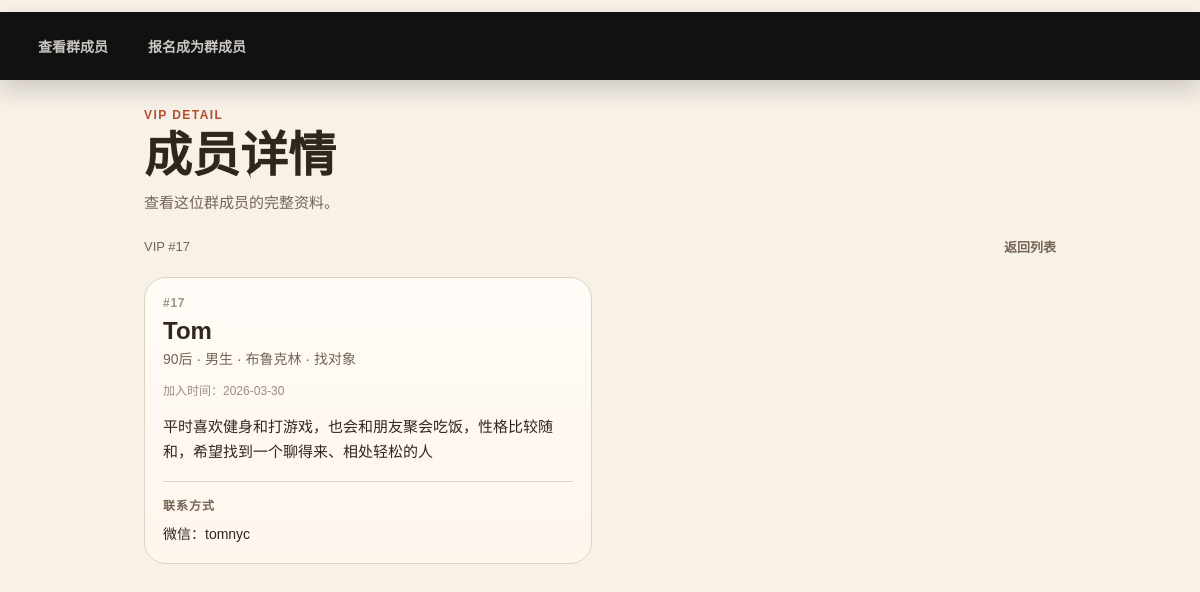
Page /vip/member/17 on the committed database.
### tables this page shows
CREATE TABLE IF NOT EXISTS vips (
    id BIGINT UNSIGNED NOT NULL AUTO_INCREMENT,
    nickname VARCHAR(100) NOT NULL,
    generation ENUM('70', '80', '90', '00') NOT NULL,
    gender ENUM('m', 'f') NOT NULL,
    location VARCHAR(100) NOT NULL,
    join_reason VARCHAR(50) NOT NULL,
    intro_text TEXT NOT NULL,
    contact_type ENUM('wechat', 'phone', 'email', 'qrcode') DEFAULT NULL,
    contact_info VARCHAR(255) DEFAULT NULL,
    contact_qrcode_path VARCHAR(255) DEFAULT NULL,
    is_deleted TINYINT(1) NOT NULL DEFAULT 0,
    is_read TINYINT(1) NOT NULL DEFAULT 0,
    is_approved TINYINT(1) NOT NULL DEFAULT 0,
    approved_by VARCHAR(100) DEFAULT NULL,
    approved_at DATETIME DEFAULT NULL,
    created_at DATETIME NOT NULL DEFAULT CURRENT_TIMESTAMP,
    updated_at DATETIME NOT NULL DEFAULT CURRENT_TIMESTAMP ON UPDATE CURRENT_TIMESTAMP,
    PRIMARY KEY (id)
);

### public/index.php (called while the page is built, shortened)
<?php
$requestPath = parse_url($_SERVER['REQUEST_URI'] ?? '/', PHP_URL_PATH);
$uri = trim($requestPath ?: '/', '/');
$pagesDirectory = __DIR__ . '/pages';
$normalizedPath = $uri === '' ? 'home' : $uri;
$segments = array_values(array_filter(explode('/', $normalizedPath), static fn (string $segment): bool => $segment !== ''));
$safeSegments = [];
foreach ($segments as $segment) {
    $safeSegments[] = $segment;
}
$routePath = implode('/', $safeSegments);
$candidateFiles = [
    $pagesDirectory . '/' . $routePath . '.php',
    $pagesDirectory . '/' . $routePath . '/index.php',
];
if (
    count($safeSegments) === 3
    && $safeSegments[0] === 'vip'
    && $safeSegments[1] === 'member'
    && preg_match('/^[0-9]+$/', $safeSegments[2])
) {
    $candidateFiles[] = $pagesDirectory . '/vip/member/index.php';
}
$pageFile = null;
foreach ($candidateFiles as $candidateFile) {
    if (is_file($candidateFile)) {
        $pageFile = $candidateFile;
        break;
    }
}
require $pageFile;

### public/includes/database.php (called while the page is built, shortened)
<?php
function db(): PDO
{
    static $pdo = null;
    if ($pdo instanceof PDO) {
        return $pdo;
    }
    $host = getenv('DB_HOST') ?: (defined('DB_HOST') ? DB_HOST : 'localhost');
    $database = getenv('DB_NAME') ?: (defined('DB_NAME') ? DB_NAME : '');
    $username = getenv('DB_USERNAME') ?: (defined('DB_USERNAME') ? DB_USERNAME : '');
    $password = getenv('DB_PASSWORD') ?: (defined('DB_PASSWORD') ? DB_PASSWORD : '');
    $dsn = sprintf('mysql:host=%s;dbname=%s;charset=utf8mb4', $host, $database);
    $pdo = new PDO($dsn, $username, $password, [
        PDO::ATTR_ERRMODE => PDO::ERRMODE_EXCEPTION,
        PDO::ATTR_DEFAULT_FETCH_MODE => PDO::FETCH_ASSOC,
        PDO::ATTR_EMULATE_PREPARES => false,
    ]);
    return $pdo;
}

### public/pages/vip/member/index.php (the view, shortened to what this page needs)
<?php
$vipId = (int) ($_GET['id'] ?? 0);
$genderLabels = [
    'm' => '男生',
    'f' => '女生',
];
$contactTypeLabels = [
    'wechat' => '微信',
    'phone' => '电话',
    'email' => '邮箱',
    'qrcode' => '二维码',
];
$vip = null;
$loadError = null;
try {
    $statement = db()->prepare(
        'SELECT
            id,
            nickname,
            generation,
            gender,
            location,
            join_reason,
            intro_text,
            contact_type,
            contact_info,
            contact_qrcode_path,
            created_at
        FROM vips
        WHERE id = :id
          AND is_deleted = 0
          AND is_approved = 1
        LIMIT 1'
    );
    $statement->execute([':id' => $vipId]);
    $vip = $statement->fetch();
} catch (Throwable $exception) {
    $loadError = '资料暂时无法加载，请稍后再试。';
}
?>
<!DOCTYPE html>
<html lang="zh-CN">
<head>
  <link rel="stylesheet" href="/assets/style.css">
  <link rel="stylesheet" href="/pages/vip/_templates/nav.css">
  <link rel="stylesheet" href="/pages/vip/style.css">
</head>
<body>
  <main class="vip-page">
    <?php require ROOT_PATH . 'pages/vip/_templates/nav.php'; ?>
    <section class="hero">
      <p class="eyebrow">VIP DETAIL</p>
      <h1>成员详情</h1>
      <p class="hero-copy">查看这位群成员的完整资料。</p>
    </section>
    <?php if ($loadError !== null): ?>
      <section class="state-card">
        <p><?php echo htmlspecialchars($loadError, ENT_QUOTES, 'UTF-8'); ?></p>
      </section>
    <?php elseif ($vip !== null): ?>
      <?php
      $metaParts = [
          ($vip['generation'] !== '' ? $vip['generation'] . '后' : ''),
          $genderLabels[$vip['gender']] ?? $vip['gender'],
          $vip['location'],
          $vip['join_reason'],
      ];
      ?>
      <section class="summary-bar">
        <span>VIP #<?php echo (int) $vip['id']; ?></span>
        <a href="/vip" class="page-number">返回列表</a>
      </section>
      <section class="vip-grid vip-grid--single">
        <article class="vip-card">
          <div class="card-top">
            <div>
              <p class="card-id">#<?php echo (int) $vip['id']; ?></p>
              <h2><?php echo htmlspecialchars((string) $vip['nickname'], ENT_QUOTES, 'UTF-8'); ?></h2>
              <p class="meta-line"><?php echo htmlspecialchars(implode(' · ', array_filter($metaParts)), ENT_QUOTES, 'UTF-8'); ?></p>
            </div>
          </div>
          <p class="joined-date">
            加入时间：<?php echo htmlspecialchars(date('Y-m-d', strtotime((string) $vip['created_at'])), ENT_QUOTES, 'UTF-8'); ?>
          </p>
          <div class="intro-block">
            <p class="intro-text"><?php echo nl2br(htmlspecialchars((string) $vip['intro_text'], ENT_QUOTES, 'UTF-8')); ?></p>
          </div>
          <?php if (!empty($vip['contact_type'])): ?>
            <div class="contact-block">
              <p class="contact-label">联系方式</p>
              <?php if ($vip['contact_type'] === 'qrcode' && !empty($vip['contact_qrcode_path'])): ?>
                <div class="qrcode-card">
                  <img
                    src="/<?php echo htmlspecialchars(ltrim((string) $vip['contact_qrcode_path'], '/'), ENT_QUOTES, 'UTF-8'); ?>"
                    alt="二维码"
                    class="qrcode-image"
                  >
                  <span class="qrcode-caption">二维码</span>
                </div>
              <?php else: ?>
                <p class="contact-value">
                  <?php
                  $contactTypeLabel = $contactTypeLabels[$vip['contact_type']] ?? $vip['contact_type'];
                  echo htmlspecialchars($contactTypeLabel . '：' . (string) $vip['contact_info'], ENT_QUOTES, 'UTF-8');
                  ?>
                </p>
              <?php endif; ?>
            </div>
          <?php endif; ?>
        </article>
      </section>
    <?php endif; ?>
  </main>
</body>
</html>

### public/assets/style.css (style rules this page uses)
:root { --bg: #f7f1e8; --panel: #fdf8f1; --border: #dfd2bf; --text: #30261c; --muted: #756554; --accent: #b64c2f; --accent-pressed: #923a22; }
* { box-sizing: border-box; }
html { -webkit-text-size-adjust: 100%; }
body { margin: 0; min-height: 100vh; font-family: "PingFang SC", "Hiragino Sans GB", "Microsoft YaHei", sans-serif; color: var(--text); background: var(--bg); }

### public/pages/vip/style.css (style rules this page uses)
.vip-page { width: min(100%, 960px); margin: 0 auto; padding: 24px 16px 40px; }
.hero { display: grid; gap: 10px; }
.eyebrow { margin: 0; color: var(--accent); font-size: 12px; font-weight: 700; letter-spacing: 0.12em; }
.hero h1 { margin: 0; font-size: 34px; line-height: 1; }
.hero-copy { margin: 0; max-width: 34ch; color: var(--muted); font-size: 14px; line-height: 1.7; }
.summary-bar, .state-card, .vip-card, .pagination { margin-top: 20px; }
.summary-bar { display: flex; align-items: center; justify-content: space-between; gap: 12px; color: var(--muted); font-size: 13px; margin-top: 14px; }
.vip-grid { display: grid; gap: 14px; margin-top: -7px; }
.vip-card, .state-card { border: 1px solid var(--border); border-radius: 22px; padding: 18px; background: linear-gradient(180deg, rgba(255, 252, 247, 0.96), rgba(255, 247, 238, 0.96)); }
.card-top { display: grid; gap: 12px; grid-template-columns: minmax(0, 1fr) auto; align-items: start; }
.card-top h2 { margin: 0; font-size: 24px; line-height: 1.05; }
.meta-line { margin: 6px 0 0; color: var(--muted); font-size: 14px; line-height: 1.5; }
.card-id { margin: 0 0 8px; color: rgba(117, 101, 84, 0.7); font-size: 12px; font-weight: 700; letter-spacing: 0.06em; }
.joined-date { margin: 12px 0 0; color: rgba(117, 101, 84, 0.72); font-size: 12px; line-height: 1.5; }
.intro-text { margin: 14px 0 0; color: var(--text); font-size: 15px; line-height: 1.7; word-break: break-word; }
.intro-block { display: grid; justify-items: start; }
.contact-block { display: grid; gap: 10px; margin-top: 16px; padding-top: 14px; border-top: 1px solid rgba(223, 210, 191, 0.9); }
.contact-label { margin: 0; color: var(--muted); font-size: 12px; font-weight: 700; letter-spacing: 0.08em; }
.contact-value { margin: 0; font-size: 14px; line-height: 1.6; color: var(--text); word-break: break-word; }
.page-arrow, .page-number, .page-ellipsis { min-width: 34px; height: 34px; display: inline-flex; align-items: center; justify-content: center; border-radius: 10px; font-size: 13px; font-weight: 700; text-decoration: none; }
.page-arrow, .page-number { color: var(--muted); background: transparent; }
.vip-grid--single { grid-template-columns: minmax(0, 1fr); }
@media (min-width: 720px) { .vip-page { padding: 36px 24px 48px; } }
@media (min-width: 720px) { .hero h1 { font-size: 48px; } }
@media (min-width: 720px) { .hero-copy { font-size: 15px; } }
@media (min-width: 720px) { .vip-grid { grid-template-columns: repeat(2, minmax(0, 1fr)); gap: 16px; } }
@media (min-width: 720px) { .card-top { grid-template-columns: 1fr auto; align-items: start; } }

### rows in the picture
vips: id "17", nickname "Tom", created_at "2026-03-30", intro_text "平时喜欢健身和打游戏，也会和朋友聚会吃饭，性格比较随和，希望找到一个聊得来、相处轻松的人", contact_type+contact_info "微信：tomnyc"

### other values in the picture
implode(' · ', array_filter($metaParts)) "90后 · 男生 · 布鲁克林 · 找对象"
